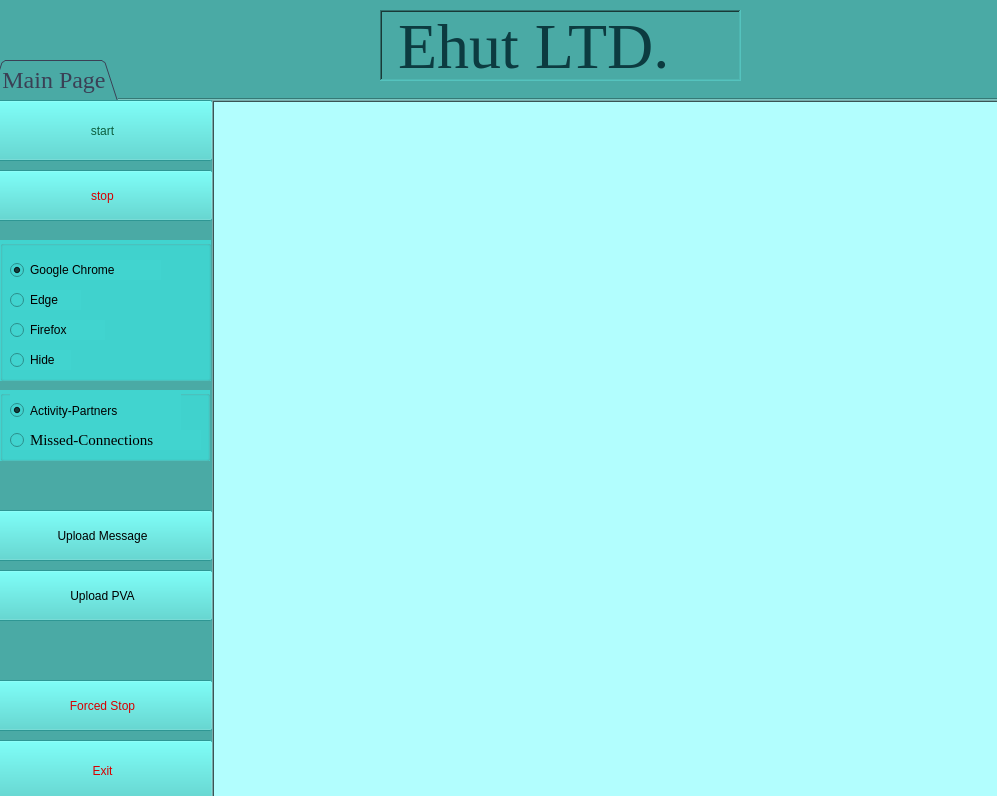
<?xml version="1.0" encoding="UTF-8"?>
<ui version="4.0">
 <class>MainWindow</class>
 <widget class="QMainWindow" name="MainWindow">
  <property name="geometry">
   <rect>
    <x>0</x>
    <y>0</y>
    <width>997</width>
    <height>796</height>
   </rect>
  </property>
  <property name="font">
   <font>
    <family>Times New Roman</family>
   </font>
  </property>
  <property name="mouseTracking">
   <bool>true</bool>
  </property>
  <property name="windowTitle">
   <string>Ehut LTD.</string>
  </property>
  <property name="styleSheet">
   <string notr="true">background-color:  #4AAAA5;</string>
  </property>
  <widget class="QWidget" name="centralwidget">
   <widget class="QLabel" name="softwareName">
    <property name="geometry">
     <rect>
      <x>380</x>
      <y>10</y>
      <width>361</width>
      <height>71</height>
     </rect>
    </property>
    <property name="font">
     <font>
      <family>Times New Roman</family>
      <pointsize>48</pointsize>
      <weight>50</weight>
      <italic>false</italic>
      <bold>false</bold>
      <underline>false</underline>
     </font>
    </property>
    <property name="cursor">
     <cursorShape>ForbiddenCursor</cursorShape>
    </property>
    <property name="styleSheet">
     <string notr="true">font: 48pt &quot;Times New Roman&quot;;
color:  #0C3B40;
background-color: #4AAAA5;
</string>
    </property>
    <property name="frameShape">
     <enum>QFrame::WinPanel</enum>
    </property>
    <property name="frameShadow">
     <enum>QFrame::Sunken</enum>
    </property>
    <property name="text">
     <string>Ehut LTD.</string>
    </property>
   </widget>
   <widget class="QTabWidget" name="mainPage">
    <property name="enabled">
     <bool>true</bool>
    </property>
    <property name="geometry">
     <rect>
      <x>-10</x>
      <y>60</y>
      <width>1101</width>
      <height>741</height>
     </rect>
    </property>
    <property name="font">
     <font>
      <family>Times New Roman</family>
      <pointsize>18</pointsize>
      <weight>9</weight>
      <italic>false</italic>
      <bold>false</bold>
     </font>
    </property>
    <property name="cursor">
     <cursorShape>ArrowCursor</cursorShape>
    </property>
    <property name="toolTipDuration">
     <number>-1</number>
    </property>
    <property name="autoFillBackground">
     <bool>false</bool>
    </property>
    <property name="styleSheet">
     <string notr="true">color:   #3A4055;
font: 75 18pt &quot;Times New Roman&quot;;
background-color:  #4AAAA5;
</string>
    </property>
    <property name="tabPosition">
     <enum>QTabWidget::North</enum>
    </property>
    <property name="tabShape">
     <enum>QTabWidget::Triangular</enum>
    </property>
    <property name="currentIndex">
     <number>0</number>
    </property>
    <property name="iconSize">
     <size>
      <width>40</width>
      <height>40</height>
     </size>
    </property>
    <property name="elideMode">
     <enum>Qt::ElideNone</enum>
    </property>
    <widget class="QWidget" name="tab_control">
     <attribute name="title">
      <string>Main Page</string>
     </attribute>
     <widget class="QPushButton" name="start">
      <property name="geometry">
       <rect>
        <x>0</x>
        <y>0</y>
        <width>221</width>
        <height>61</height>
       </rect>
      </property>
      <property name="cursor">
       <cursorShape>ClosedHandCursor</cursorShape>
      </property>
      <property name="styleSheet">
       <string notr="true">background-color:#41D4CF;
color: #0C5E3E;
font: 75 18pt &quot;Times New Roman&quot;;</string>
      </property>
      <property name="text">
       <string>start</string>
      </property>
     </widget>
     <widget class="QPushButton" name="stop">
      <property name="geometry">
       <rect>
        <x>0</x>
        <y>70</y>
        <width>221</width>
        <height>51</height>
       </rect>
      </property>
      <property name="cursor">
       <cursorShape>ClosedHandCursor</cursorShape>
      </property>
      <property name="styleSheet">
       <string notr="true">background-color:#41D4CF;
color: #D60000;
font: 75 18pt &quot;Times New Roman&quot;;</string>
      </property>
      <property name="text">
       <string>stop</string>
      </property>
     </widget>
     <widget class="QPushButton" name="forched_stop">
      <property name="geometry">
       <rect>
        <x>0</x>
        <y>580</y>
        <width>221</width>
        <height>51</height>
       </rect>
      </property>
      <property name="cursor">
       <cursorShape>ClosedHandCursor</cursorShape>
      </property>
      <property name="styleSheet">
       <string notr="true">background-color:#41D4CF;
color: #D60000;
font: 75 18pt &quot;Times New Roman&quot;;</string>
      </property>
      <property name="text">
       <string>Forced Stop</string>
      </property>
     </widget>
     <widget class="QPushButton" name="exit">
      <property name="geometry">
       <rect>
        <x>0</x>
        <y>640</y>
        <width>221</width>
        <height>61</height>
       </rect>
      </property>
      <property name="cursor">
       <cursorShape>ClosedHandCursor</cursorShape>
      </property>
      <property name="styleSheet">
       <string notr="true">background-color:#41D4CF;
color:  #D60000;
font: 75 18pt &quot;Times New Roman&quot;;</string>
      </property>
      <property name="text">
       <string>Exit</string>
      </property>
     </widget>
     <widget class="QPushButton" name="uploadPva">
      <property name="geometry">
       <rect>
        <x>0</x>
        <y>470</y>
        <width>221</width>
        <height>51</height>
       </rect>
      </property>
      <property name="cursor">
       <cursorShape>ClosedHandCursor</cursorShape>
      </property>
      <property name="acceptDrops">
       <bool>true</bool>
      </property>
      <property name="styleSheet">
       <string notr="true">background-color:#41D4CF;
font: 75 12pt &quot;Times New Roman&quot;;
color: #000000;</string>
      </property>
      <property name="text">
       <string>Upload PVA</string>
      </property>
     </widget>
     <widget class="QPushButton" name="uploadMessage">
      <property name="geometry">
       <rect>
        <x>0</x>
        <y>410</y>
        <width>221</width>
        <height>51</height>
       </rect>
      </property>
      <property name="cursor">
       <cursorShape>ClosedHandCursor</cursorShape>
      </property>
      <property name="acceptDrops">
       <bool>true</bool>
      </property>
      <property name="styleSheet">
       <string notr="true">background-color:#41D4CF;
font: 75 12pt &quot;Times New Roman&quot;;
color: #000000;</string>
      </property>
      <property name="text">
       <string>Upload Message</string>
      </property>
      <property name="autoDefault">
       <bool>false</bool>
      </property>
      <property name="default">
       <bool>false</bool>
      </property>
      <property name="flat">
       <bool>false</bool>
      </property>
     </widget>
     <widget class="QTextBrowser" name="monitor">
      <property name="geometry">
       <rect>
        <x>220</x>
        <y>0</y>
        <width>881</width>
        <height>711</height>
       </rect>
      </property>
      <property name="cursor" stdset="0">
       <cursorShape>IBeamCursor</cursorShape>
      </property>
      <property name="mouseTracking">
       <bool>true</bool>
      </property>
      <property name="acceptDrops">
       <bool>false</bool>
      </property>
      <property name="toolTip">
       <string extracomment="Select Browser"/>
      </property>
      <property name="toolTipDuration">
       <number>5</number>
      </property>
      <property name="layoutDirection">
       <enum>Qt::LeftToRight</enum>
      </property>
      <property name="autoFillBackground">
       <bool>true</bool>
      </property>
      <property name="styleSheet">
       <string notr="true">color: #41CD52;
font: 8pt &quot;Times New Roman&quot;;
background-color:#B2FEFE;</string>
      </property>
      <property name="frameShape">
       <enum>QFrame::WinPanel</enum>
      </property>
      <property name="documentTitle">
       <string/>
      </property>
     </widget>
     <widget class="QGroupBox" name="activityType">
      <property name="geometry">
       <rect>
        <x>8</x>
        <y>290</y>
        <width>210</width>
        <height>71</height>
       </rect>
      </property>
      <property name="font">
       <font>
        <family>Times New Roman</family>
        <pointsize>11</pointsize>
        <weight>9</weight>
        <italic>false</italic>
        <bold>false</bold>
       </font>
      </property>
      <property name="cursor">
       <cursorShape>PointingHandCursor</cursorShape>
      </property>
      <property name="styleSheet">
       <string notr="true">background-color:#41D4CF;
font: 75 11pt &quot;Times New Roman&quot;;
color: #000000;</string>
      </property>
      <property name="title">
       <string/>
      </property>
      <widget class="QRadioButton" name="activityPartners">
       <property name="geometry">
        <rect>
         <x>10</x>
         <y>0</y>
         <width>171</width>
         <height>41</height>
        </rect>
       </property>
       <property name="maximumSize">
        <size>
         <width>171</width>
         <height>16777215</height>
        </size>
       </property>
       <property name="cursor">
        <cursorShape>PointingHandCursor</cursorShape>
       </property>
       <property name="styleSheet">
        <string notr="true">color: #000000;</string>
       </property>
       <property name="text">
        <string>Activity-Partners</string>
       </property>
       <property name="checked">
        <bool>true</bool>
       </property>
      </widget>
      <widget class="QRadioButton" name="radioButton">
       <property name="geometry">
        <rect>
         <x>10</x>
         <y>40</y>
         <width>191</width>
         <height>20</height>
        </rect>
       </property>
       <property name="font">
        <font>
         <family>Times New Roman</family>
         <pointsize>11</pointsize>
         <weight>9</weight>
         <italic>false</italic>
         <bold>false</bold>
        </font>
       </property>
       <property name="cursor">
        <cursorShape>PointingHandCursor</cursorShape>
       </property>
       <property name="styleSheet">
        <string notr="true">color: #000000;</string>
       </property>
       <property name="text">
        <string>Missed-Connections</string>
       </property>
      </widget>
     </widget>
     <widget class="QGroupBox" name="browsers">
      <property name="geometry">
       <rect>
        <x>8</x>
        <y>140</y>
        <width>211</width>
        <height>141</height>
       </rect>
      </property>
      <property name="cursor">
       <cursorShape>PointingHandCursor</cursorShape>
      </property>
      <property name="statusTip">
       <string/>
      </property>
      <property name="whatsThis">
       <string/>
      </property>
      <property name="styleSheet">
       <string notr="true">background-color:#41D4CF;
font: 75 12pt &quot;Times New Roman&quot;;
color: #000000;</string>
      </property>
      <property name="title">
       <string/>
      </property>
      <property name="checkable">
       <bool>false</bool>
      </property>
      <widget class="QRadioButton" name="googleChrome">
       <property name="geometry">
        <rect>
         <x>10</x>
         <y>20</y>
         <width>151</width>
         <height>20</height>
        </rect>
       </property>
       <property name="cursor">
        <cursorShape>PointingHandCursor</cursorShape>
       </property>
       <property name="styleSheet">
        <string notr="true">color: #000000;</string>
       </property>
       <property name="text">
        <string>Google Chrome</string>
       </property>
       <property name="checked">
        <bool>true</bool>
       </property>
      </widget>
      <widget class="QRadioButton" name="edge">
       <property name="geometry">
        <rect>
         <x>10</x>
         <y>50</y>
         <width>71</width>
         <height>20</height>
        </rect>
       </property>
       <property name="cursor">
        <cursorShape>PointingHandCursor</cursorShape>
       </property>
       <property name="styleSheet">
        <string notr="true">color: #000000;</string>
       </property>
       <property name="text">
        <string>Edge</string>
       </property>
      </widget>
      <widget class="QRadioButton" name="firefox">
       <property name="geometry">
        <rect>
         <x>10</x>
         <y>80</y>
         <width>95</width>
         <height>20</height>
        </rect>
       </property>
       <property name="cursor">
        <cursorShape>PointingHandCursor</cursorShape>
       </property>
       <property name="styleSheet">
        <string notr="true">color: #000000;</string>
       </property>
       <property name="text">
        <string>Firefox</string>
       </property>
      </widget>
      <widget class="QRadioButton" name="hideBrowser">
       <property name="geometry">
        <rect>
         <x>10</x>
         <y>110</y>
         <width>61</width>
         <height>20</height>
        </rect>
       </property>
       <property name="cursor">
        <cursorShape>PointingHandCursor</cursorShape>
       </property>
       <property name="styleSheet">
        <string notr="true">color: #000000;</string>
       </property>
       <property name="text">
        <string>Hide</string>
       </property>
      </widget>
     </widget>
    </widget>
   </widget>
  </widget>
 </widget>
 <resources/>
 <connections/>
</ui>
